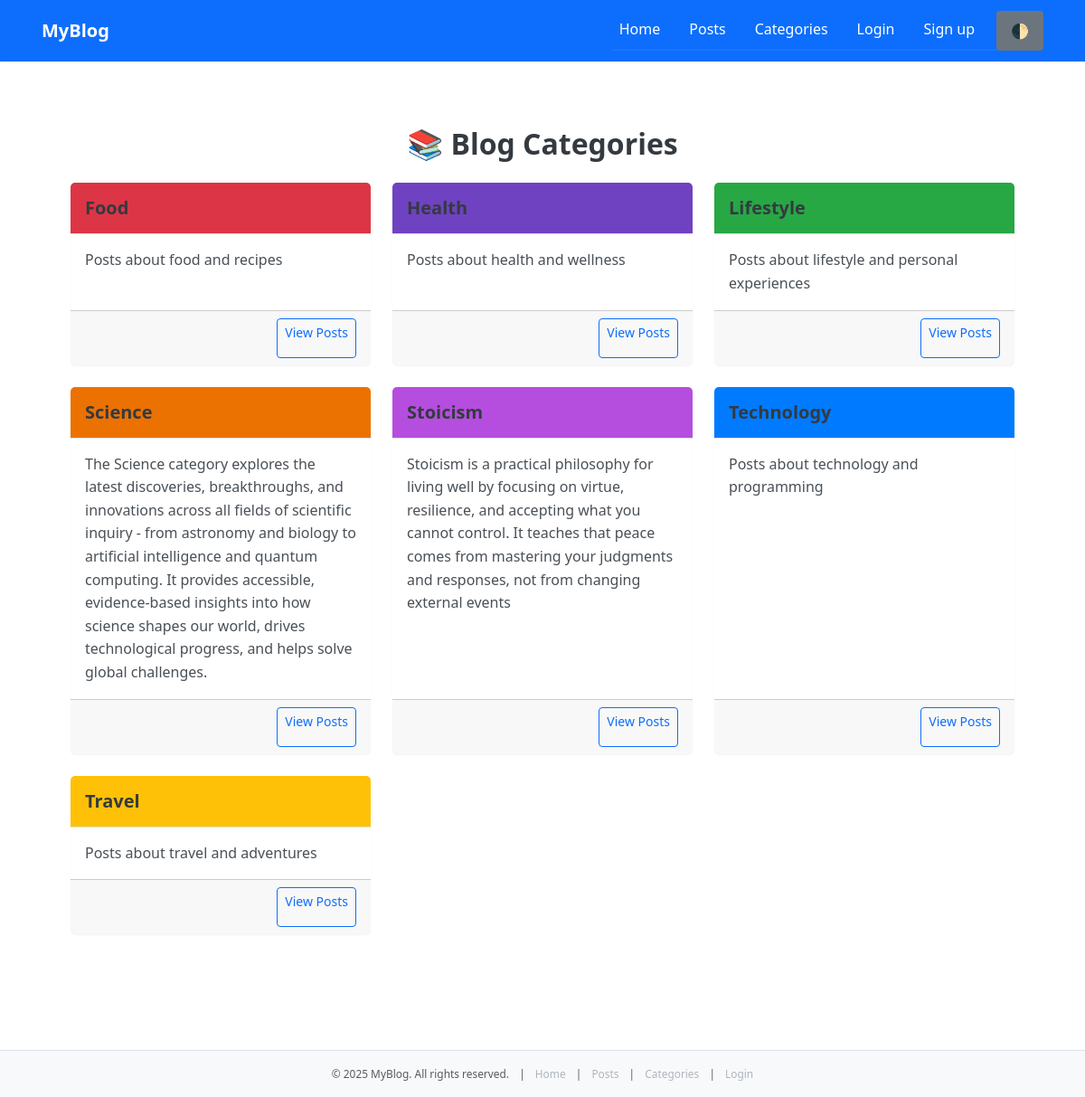
The app's page /index.php?page=categories-index with its own data.
### tables this page shows
CREATE TABLE `categories` (
  `id` int(11) NOT NULL,
  `name` varchar(255) NOT NULL,
  `slug` varchar(255) NOT NULL,
  `description` text DEFAULT NULL,
  `color` varchar(7) DEFAULT '#007bff',
  `status` enum('active','inactive') DEFAULT 'active',
  `created_at` timestamp NOT NULL DEFAULT current_timestamp(),
  `updated_at` timestamp NOT NULL DEFAULT current_timestamp() ON UPDATE current_timestamp()
);

### src/Models/Category.php (called while the page is built, shortened)
<?php
class Category {
    public static function getAll($conn) {
        $List = array();
        $sql = "SELECT * FROM categories ORDER BY name ASC";
        $result = mysqli_query($conn, $sql);
        $i = 0;
        while ($data = mysqli_fetch_array($result)) {
            $List[$i]['id'] = $data['id'];
            $List[$i]['name'] = $data['name'];
            $List[$i]['slug'] = $data['slug'];
            $List[$i]['description'] = $data['description'];
            $List[$i]['color'] = $data['color'];
            $List[$i]['status'] = $data['status'];
            $List[$i]['created_at'] = $data['created_at'];
            $List[$i]['updated_at'] = $data['updated_at'];
            $i++;
        }
        return $List;
    }
}
?>

### src/controllers/CategoryController.php (called while the page is built, shortened)
<?php
require_once __DIR__ . '/../models/Category.php';
class CategoryController {
    public static function index($conn) {
        $List = Category::getAll($conn);
        return $List;
    }
}
?>

### src/views/categories/index.php (the view, shortened to what this page needs)
<?php
require_once __DIR__ . '/../../controllers/CategoryController.php';
$conn = connectDB();
$categories = CategoryController::index($conn);
?>
<section class="section section-light fade-in">
    <div class="container" id="main-content">
        <h2 class="text-center mb-4">📚 Blog Categories</h2>
        <?php if (!empty($categories)): ?>
            <div class="row">
                <?php foreach ($categories as $category): ?>
                    <?php if ($category['status'] === 'active'): ?>
                        <div class="col-md-6 col-lg-4 mb-4">
                            <div class="card border-0 shadow-sm h-100">
                                <div class="card-header text-white" style="background-color: <?= htmlspecialchars($category['color']) ?>;">
                                    <h5 class="mb-0"><?= htmlspecialchars($category['name']) ?></h5>
                                </div>
                                <div class="card-body">
                                    <p class="card-text"><?= htmlspecialchars($category['description']) ?></p>
                                </div>
                                <div class="card-footer text-end">
                                    <a href="<?= BASE_PATH ?>index.php?page=categories-show&slug=<?= urlencode($category['slug']) ?>" class="btn btn-sm btn-outline-primary">View Posts</a>
                                </div>
                            </div>
                        </div>
                    <?php endif; ?>
                <?php endforeach; ?>
            </div>
        <?php else: ?>
            <div class="alert alert-info text-center">No categories found.</div>
        <?php endif; ?>
    </div>
</section>
<?php
$content = ob_get_clean();
include __DIR__ . '/../layout/main.php';

### public/index.php (shortened to what this page needs)
<?php
$baseViewPath = __DIR__ . '/../src/views/';
$page = $_GET['page'] ?? 'users-login';
$routes = [
    'login-action'            => __DIR__ . '/../src/controllers/LoginController.php',
    'register-action'         => __DIR__ . '/../src/controllers/RegisterController.php',
    'post-create-action'      => __DIR__ . '/../src/controllers/post-create-action.php',
    'post-edit'               => $baseViewPath . 'posts/post-edit.php',
    'post-update-action'      => __DIR__ . '/../src/controllers/post-update-action.php',
    'post-delete-action'      => __DIR__ . '/../src/controllers/post-delete-action.php',
    'categories-create'       => $baseViewPath . 'categories/create.php',
    'categories-store-action' => __DIR__ . '/../src/controllers/categories-store-action.php',
    'users-login'             => $baseViewPath . 'users/login.php',
    'users-register'          => $baseViewPath . 'users/register.php',
    'users-profile'           => $baseViewPath . 'users/profile.php',
    'users-logout'            => $baseViewPath . 'users/logout.php',
    'post-index'        => $baseViewPath . 'posts/index.php',
    'post-create'       => $baseViewPath . 'posts/create.php',
    'post-show'         => $baseViewPath . 'posts/show.php',
    'categories-index'  => $baseViewPath . 'categories/index.php',
    'categories-show'   => $baseViewPath . 'categories/show.php',
];
if (array_key_exists($page, $routes)) {
    if (str_ends_with($page, '-action')) {
        include $routes[$page];
        exit;
    } else {
        require_once $routes[$page];
    }
} else {
    echo '<div class="alert-custom alert-error text-center">404 — Page not found</div>';
}

### src/views/layout/main.php (shortened to what this page needs)
<!DOCTYPE html>
<html lang="en">
<head>
    <link href="https://cdn.jsdelivr.net/npm/bootstrap@5.3.2/dist/css/bootstrap.min.css" rel="stylesheet">
    <link href="<?= BASE_PATH ?>assets/css/style.css" rel="stylesheet">
</head>
<body>
    <?php
        include __DIR__ . '/header.php';
    ?>
    <main class="container py-4">
        <?php
            if (isset($content)) echo $content;
        ?>
    </main>
    <?php
        include __DIR__ . '/footer.php';
    ?>
</body>
</html>

### src/views/layout/header.php (shortened to what this page needs)
<?php
$isLoggedIn = isset($_SESSION['user']) && is_array($_SESSION['user']);
$username = $isLoggedIn && isset($_SESSION['user']['name'])
    ? htmlspecialchars($_SESSION['user']['name'])
    : null;
?>
<header class="navbar navbar-expand-lg navbar-custom shadow-sm">
    <div class="container flex-space-between">
        <a class="navbar-brand" href="<?= BASE_PATH ?>index.php">MyBlog</a>
        <div class="collapse navbar-collapse" id="navbarContent">
            <ul class="navbar-nav ms-auto">
                <li class="nav-item">
                    <a class="nav-link" href="<?= BASE_PATH ?>index.php">Home</a>
                </li>
                <li class="nav-item">
                    <a class="nav-link" href="<?= BASE_PATH ?>index.php?page=post-index">Posts</a>
                </li>
                <li class="nav-item">
                    <a class="nav-link" href="<?= BASE_PATH ?>index.php?page=categories-index">Categories</a>
                </li>
                <?php if ($isLoggedIn): ?>
                    <li class="nav-item dropdown-custom">
                        <span class="dropdown-toggle cursor-pointer" tabindex="0" role="button">👤 <?= $username ?></span>
                        <div class="dropdown-menu">
                            <a class="dropdown-item" href="<?= BASE_PATH ?>index.php?page=users-profile">Profile</a>
                            <a class="dropdown-item" href="<?= BASE_PATH ?>index.php?page=users-logout">Sign out</a>
                        </div>
                    </li>
                <?php else: ?>
                    <li class="nav-item">
                        <a class="nav-link" href="<?= BASE_PATH ?>index.php?page=users-login">Login</a>
                    </li>
                    <li class="nav-item">
                        <a class="nav-link" href="<?= BASE_PATH ?>index.php?page=users-register">Sign up</a>
                    </li>
                <?php endif; ?>
                <li class="nav-item">
                    <button id="theme-toggle" class="btn btn-icon" aria-label="Cambiar tema" data-action="toggle-theme">
                        🌓
                    </button>
                </li>
            </ul>
        </div>
    </div>
</header>

### src/views/layout/footer.php (shortened to what this page needs)
<footer class="footer mt-auto py-3 bg-light border-top">
    <div class="container text-center small text-muted">
        <span>&copy; <?= date('Y') ?> MyBlog. All rights reserved.</span>
        <span class="mx-2">|</span>
        <a href="<?= BASE_PATH ?>index.php" class="text-decoration-none">Home</a>
        <span class="mx-2">|</span>
        <a href="<?= BASE_PATH ?>index.php?page=post-index" class="text-decoration-none">Posts</a>
        <span class="mx-2">|</span>
        <a href="<?= BASE_PATH ?>index.php?page=categories-index" class="text-decoration-none">Categories</a>
        <span class="mx-2">|</span>
        <a href="<?= BASE_PATH ?>index.php?page=users-login" class="text-decoration-none">Login</a>
    </div>
</footer>

### public/assets/css/style.css (style rules this page uses)
*, *::before, *::after { box-sizing: border-box; margin: 0; padding: 0; }
html, body { height: 100%; font-family: 'Segoe UI', 'Roboto', 'Helvetica Neue', sans-serif; font-size: 16px; line-height: 1.6; background-color: #f8f9fa; color: #212529; }
h1, h2, h3, h4, h5, h6 { font-weight: 600; margin-bottom: 0.75rem; color: #343a40; }
p { margin-bottom: 1rem; color: #495057; }
a { color: #0d6efd; text-decoration: none; transition: color 0.2s ease-in-out; }
.container { max-width: 1140px; margin: 0 auto; padding-left: 1rem; padding-right: 1rem; }
.section { padding: 3rem 0; }
.section-light { background-color: #ffffff; }
.card-header { padding: 1rem; border-bottom: 1px solid #dee2e6; font-weight: 600; background-color: #f8f9fa; }
.card-body { padding: 1rem; }
.navbar-custom { background-color: #0d6efd; padding: 0.75rem 1rem; }
.navbar-custom .navbar-brand { color: #ffffff; font-weight: 600; font-size: 1.25rem; }
.navbar-custom .nav-link { color: #ffffff; margin-right: 1rem; transition: color 0.2s ease-in-out; }
.footer { background-color: #343a40; color: #ffffff; padding: 2rem 1rem; text-align: center; font-size: 0.9rem; }
.footer a { color: #adb5bd; text-decoration: none; }
.mb-4 { margin-bottom: 1.5rem !important; }
.shadow-sm { box-shadow: 0 1px 2px rgba(0, 0, 0, 0.05) !important; }
.flex-space-between { display: flex; justify-content: space-between; align-items: center; }
.fade-in { animation: fadeIn 0.6s ease-in-out forwards; }
:root { --color-primary: #0d6efd; --color-secondary: #6c757d; --color-success: #198754; --color-danger: #dc3545; --color-warning: #ffc107; --color-info: #0dcaf0; --color-light: #f8f9fa; --color-dark: #212529; --font-base: 'Segoe UI', 'Roboto', 'Helvetica Neue', sans-serif; --font-size-base: 16px; --line-height-base: 1.6; --border-radius-sm: 0.25rem; --border-radius-md: 0.5rem; --border-radius-lg: 1rem; --shadow-sm: 0 1px 2px rgba(0, 0, 0, 0.05); --shadow-md: 0 2px 6px rgba(0, 0, 0, 0.1); --shadow-lg: 0 4px 12px rgba(0, 0, 0, 0.15); }
header, main, footer, nav, section, article, aside { display: block; }
main { display: block; padding: 2rem 0; }
section { margin-bottom: 2rem; }
footer { margin-top: 3rem; padding-top: 2rem; border-top: 1px solid #dee2e6; }
.btn-icon { display: inline-flex; align-items: center; gap: 0.5rem; padding: 0.5rem 1rem; font-weight: 500; border-radius: var(--border-radius-sm); background-color: var(--color-secondary); color: #fff; border: none; transition: background-color 0.2s ease-in-out; }
body { padding: 0; margin: 0; overflow-x: hidden; }
.container, .section, .card-custom, .tab-content, .blog-card, .dashboard-card { padding-left: 1rem; padding-right: 1rem; }
.navbar-custom { flex-direction: column; align-items: flex-start; }
.navbar-custom .nav-link { padding: 0.5rem 0; width: 100%; border-bottom: 1px solid rgba(255, 255, 255, 0.1); }
.footer { text-align: left; padding: 1.5rem 1rem; font-size: 0.85rem; }
button, a, input, textarea, select { touch-action: manipulation; -webkit-tap-highlight-color: transparent; }
.btn, .nav-link, .card-custom, .tab-item, .dropdown-toggle { min-height: 44px; min-width: 44px; }
:root { --theme-bg: #ffffff; --theme-text: #212529; --theme-accent: #0d6efd; --theme-muted: #6c757d; --theme-border: #dee2e6; }
body { background-color: var(--theme-bg); color: var(--theme-text); }
a { color: var(--theme-accent); }
.navbar { padding: 0.75rem 1rem; background-color: var(--color-primary); }
.navbar-brand, .navbar-nav .nav-link { color: #ffffff !important; font-weight: 500; }

### records on screen
categories: name "Food", description "Posts about food and recipes"
categories: name "Health", description "Posts about health and wellness"
categories: name "Lifestyle", description "Posts about lifestyle and personal experiences"
categories: name "Science", description "The Science category explores the latest discoveries, breakthroughs, and innovations across all fields of scientific inquiry - from astronomy and biology to artificial intelligence and quantum computing. It provides accessible, evidence-based insights into how science shapes our world, drives technological progress, and helps solve global challenges."
categories: name "Stoicism", description "Stoicism is a practical philosophy for living well by focusing on virtue, resilience, and accepting what you cannot control. It teaches that peace comes from mastering your judgments and responses, not from changing external events"
categories: name "Technology", description "Posts about technology and programming"
categories: name "Travel", description "Posts about travel and adventures"
